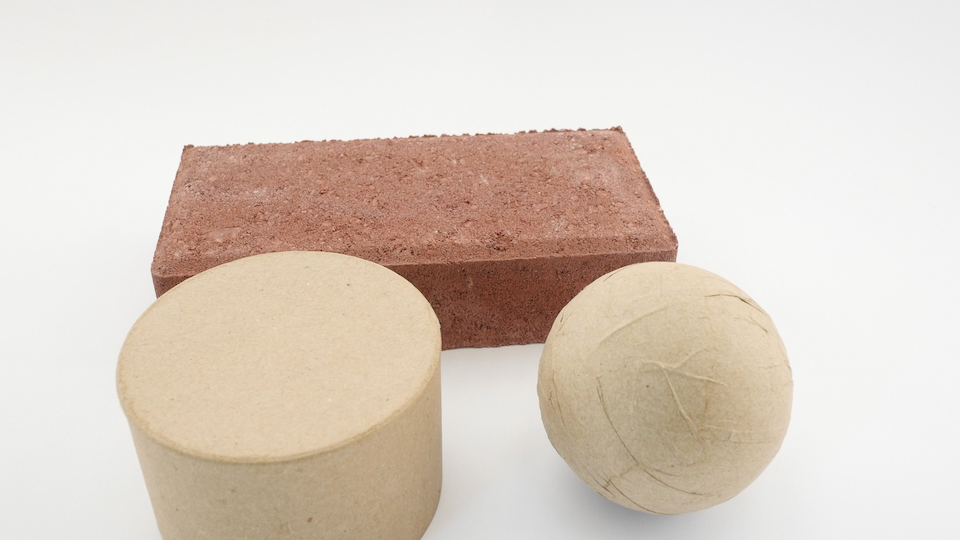
#> input picture data/small/image_00.jpg, 960 x 540 px
$ jupyter execute RANSAC.ipynb   (shell and % lines are left out)
#> lines starting #> are read from the running program, lines starting #| are printed output that depends on the picture
# **RANSAC**

**Required Reading**

[Prince Computer Vision Chapter 15.6](http://www.computervisionmodels.com/)

** Relevant Documentation **
- [Camera Calibration and 3d Reconstruction](https://docs.opencv.org/2.4/modules/calib3d/doc/camera_calibration_and_3d_reconstruction.html)

---

**Recommended** [Jupyter Theme](https://github.com/dunovank/jupyter-themes) for viewing this notebook:

````
jt -t grade3 -cellw=90% -fs=14 -tfs=14 -ofs=14
````

and for presenting:

````
jt -t grade3 -cellw=90% -fs=20 -tfs=20 -ofs=20
````

---

- Computer Vision algorithms are noisy.
- When we fit models to data we need robust methods for handling outliers/errors.
- For example, in our discussion Interest Points, we discussed the ORB detector + descriptor.
- ORB performed well, but like most keypoint algorithms, did suffer from outliers:

- The big idea here is that by fitting a model to a subset of our keypoints, we can use random sample consensus (RANSAC) to reject false matches.
- Let's go ahead and load up 2 example frames:

[cell 1]
%pylab inline
import cv2

im1 = imread('../data/small/image_00.jpg')
#> im1 is the input picture: shape (540, 960, 3); mean R, G, B 220.6, 208.4, 197.4
gray_1 = cv2.cvtColor(im1, cv2.COLOR_RGB2GRAY)
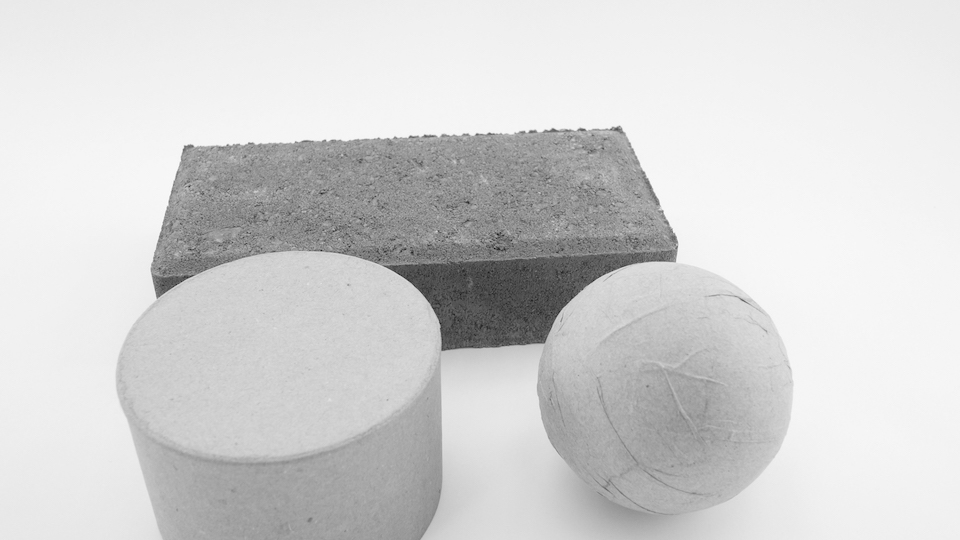
#> gray_1: shape (540, 960); min 11, max 251, mean 210.9

[cell 2]
im2 = imread('../data/small/image_03.jpg')
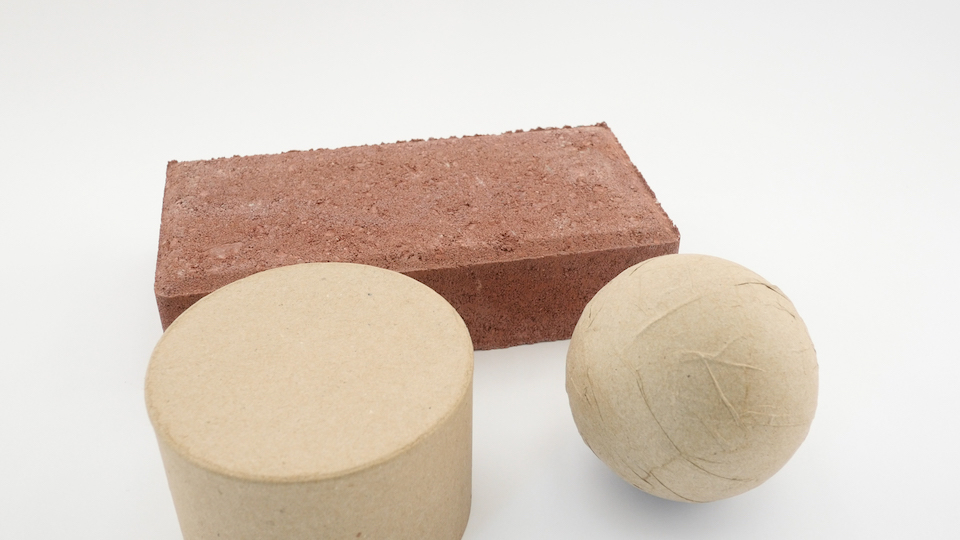
#> input picture data/small/image_03.jpg, 960 x 540 px
#> im2 is the input picture: shape (540, 960, 3); mean R, G, B 220.7, 208.4, 197.4
gray_2 = cv2.cvtColor(im2, cv2.COLOR_RGB2GRAY)
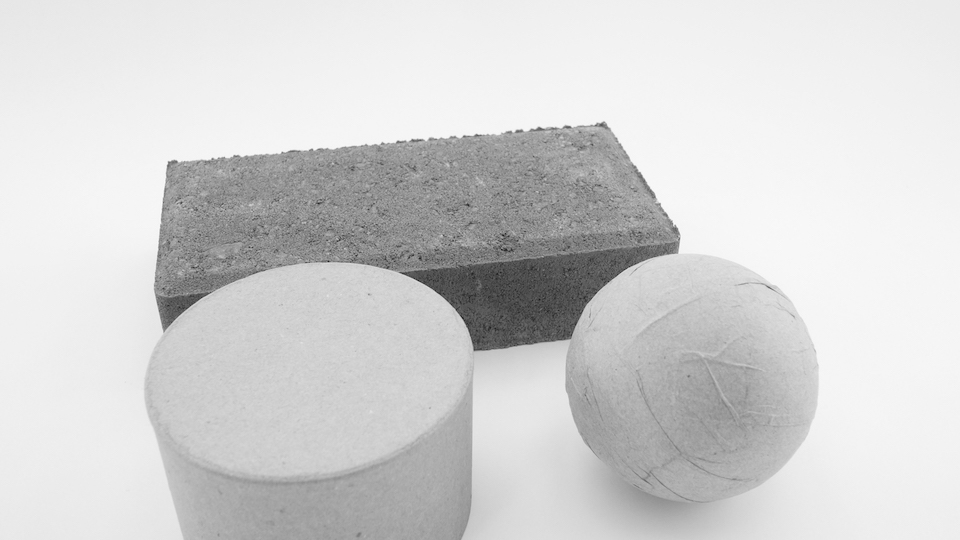
#> gray_2: shape (540, 960); min 21, max 252, mean 210.9

[cell 3]
ORB = cv2.ORB_create(nfeatures = 2000)

kpts1, des1 = ORB.detectAndCompute(gray_1, None)
#> kpts1 = 1466 keypoints; strongest (x, y, size): (161, 287, 111.1), (161, 290, 92.6), (553, 129, 31), (159, 291, 77.1)
kpts2, des2 = ORB.detectAndCompute(gray_2, None)
#> kpts2 = 1462 keypoints; strongest (x, y, size): (539, 127, 31), (168, 162, 31), (474, 349, 31), (604, 122, 37.2)

[cell 4]
#create BFMatcher object
bf = cv2.BFMatcher(cv2.NORM_HAMMING)

#Perform Matching, return 2 closest matches:
matches = bf.knnMatch(des1, des2, k=2)
#> matches = 1466 matches

[cell 5]
# Apply lowes' ratio test
matches_cleaned = []
for m,n in matches:
    if m.distance < 0.75*n.distance:
        matches_cleaned.append(m)
#> after the loop, matches_cleaned = 547 matches

[cell 6]
matches_cleaned = sorted(matches_cleaned, key = lambda x:x.distance)

[cell 7]
matching_keypoints_1 = []
matching_keypoints_2 = []

for match in matches_cleaned:
    matching_keypoints_1.append(kpts1[match.queryIdx])
    matching_keypoints_2.append(kpts2[match.trainIdx])
#> after the loop, matching_keypoints_1 = 547 keypoints; strongest (x, y, size): (184, 146, 31), (619, 126, 31), (444, 344, 111.1), (489, 133, 31); matching_keypoints_2 = 547 keypoints; strongest (x, y, size): (168, 162, 31), (604, 122, 31), (165, 322, 111.1), (172, 162, 77.1)

[cell 8]
fig = figure(0, (22, 9))
imshow(gray_2*0.4, cmap = 'gray', vmax = 255, vmin = 0) #Darken image to make it easier to see flow lines

for i in range(len(matching_keypoints_1)):
    plot([matching_keypoints_1[i].pt[0], matching_keypoints_2[i].pt[0]],
         [matching_keypoints_1[i].pt[1], matching_keypoints_2[i].pt[1]], alpha = 0.8, c = (0, 1, 0))
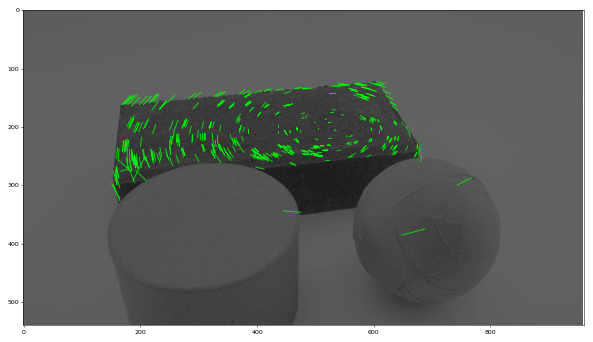
#> figure drawn by matplotlib, 1 panel

## **Can we get rid of the false matches?**

- Let's discuss the motivation behind RANSAC.

- The RANSAC method itself is pretty simple, here's how it works:

## Alright, let's try it!

- One item we've skipped over thusfar is what model we'll be fitting to our data.
- Since our points represent two different viewpoints of a 3d scene, we can't use any of the 2d transformation models we discussed in the transformations notebook.
- Instead, we'll use a fundamental matrix model, as discussed in the 3d reconsruction lecture and Prince computer vision chapter 16.
- Fitting a fundamental matrix to our data is less specific than a homography - homographies exactly map points from one image to another, while a fundamental matrix just tells us the epipolar line a given point in one image will fall on in the other.
- We'll use the opencv method `findFundamentalMat` to both fit the the model and implement the RANSAC method.

[cell 9]
p1 = []
p2 = []

for i in range(len(matching_keypoints_1)):
    p1.append([matching_keypoints_1[i].pt[0], matching_keypoints_1[i].pt[1]])
    p2.append([matching_keypoints_2[i].pt[0], matching_keypoints_2[i].pt[1]])
#> after the loop, p1 = 547 pairs, first value 150.5 to 742.8, second value 126 to 385.3; p2 = 547 pairs, first value 159 to 768, second value 122 to 375

p1 = np.array(p1)
p2 = np.array(p2)

[cell 10]
f, inliers =  cv2.findFundamentalMat(points1 = p1,
                                     points2 = p2,
                                     method = cv2.FM_RANSAC,
                                     ransacReprojThreshold = 2.0)
#> f = [[2.67e-06, -5.12e-05, 0.0145], [5.26e-05, 1.23e-05, -0.00621], [-0.0164, -0.000564, 1]]; inliers = 547 values, max 1 at index 1, min 0 at index 0, mean 0.94

[cell 11]
fig = figure(0, (22, 9))
imshow(gray_2*0.4, cmap = 'gray', vmax = 255, vmin = 0) #Darken image to make it easier to see flow lines

for i in range(len(matching_keypoints_1)):
    if inliers[i]:
        plot([matching_keypoints_1[i].pt[0], matching_keypoints_2[i].pt[0]],
             [matching_keypoints_1[i].pt[1], matching_keypoints_2[i].pt[1]],
              alpha = 0.8,
              c = (0, 1, 0))
